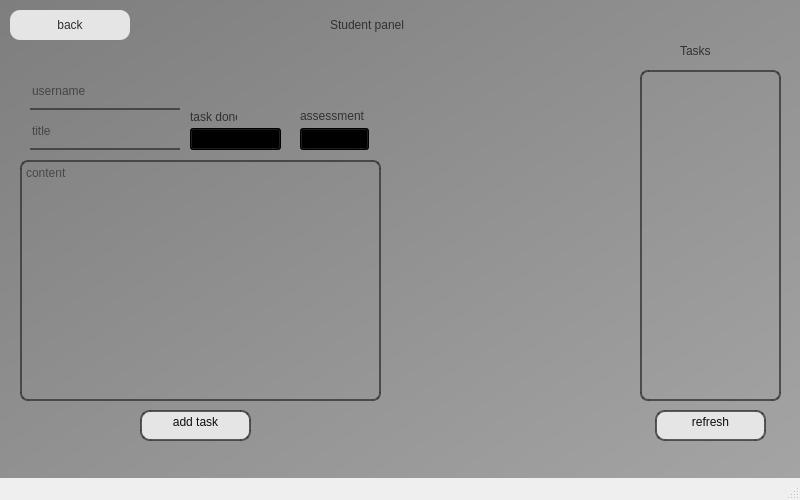
<?xml version="1.0" encoding="UTF-8"?>
<ui version="4.0">
 <class>MainWindow</class>
 <widget class="QMainWindow" name="MainWindow">
  <property name="geometry">
   <rect>
    <x>0</x>
    <y>0</y>
    <width>800</width>
    <height>500</height>
   </rect>
  </property>
  <property name="windowTitle">
   <string>MainWindow</string>
  </property>
  <widget class="QWidget" name="centralwidget">
   <widget class="QWidget" name="widget" native="true">
    <property name="geometry">
     <rect>
      <x>0</x>
      <y>0</y>
      <width>800</width>
      <height>500</height>
     </rect>
    </property>
    <property name="styleSheet">
     <string notr="true">background-color: qlineargradient(spread:pad, x1:0, y1:0, x2:1, y2:1, stop:0 rgba(126, 126, 126, 255), stop:1 rgba(165, 165, 165, 255));</string>
    </property>
    <widget class="QPushButton" name="addtaskbtn">
     <property name="geometry">
      <rect>
       <x>140</x>
       <y>410</y>
       <width>111</width>
       <height>31</height>
      </rect>
     </property>
     <property name="styleSheet">
      <string notr="true">QPushButton#addtaskbtn{
	font: 8pt &quot;MS Shell Dlg 2&quot;;	
	color: rgb(49, 49, 49);
	border: 2px solid rgba(53, 53, 53, 200);
	color: rgba(0, 0, 0, 240);
	padding-bottom: 7px;
	
	background-color: rgb(229, 229, 229);
	border-radius: 10px;
}
QPushButton#addtaskbtn:hover{
	font: 10pt &quot;MS Shell Dlg 2&quot;;	
	color: rgb(49, 49, 49);
}
QPushButton#addtaskbtn:pressed{
	font: 6pt &quot;MS Shell Dlg 2&quot;;	
	color: rgb(49, 49, 49);
}</string>
     </property>
     <property name="text">
      <string>add task</string>
     </property>
    </widget>
    <widget class="QLabel" name="adminlabel">
     <property name="geometry">
      <rect>
       <x>330</x>
       <y>10</y>
       <width>151</width>
       <height>30</height>
      </rect>
     </property>
     <property name="styleSheet">
      <string notr="true">color: rgb(49, 49, 49);
font: 18pt &quot;MS Shell Dlg 2&quot;;
background-color: None
</string>
     </property>
     <property name="text">
      <string>Student panel</string>
     </property>
    </widget>
    <widget class="QPushButton" name="backbtn">
     <property name="geometry">
      <rect>
       <x>10</x>
       <y>10</y>
       <width>120</width>
       <height>30</height>
      </rect>
     </property>
     <property name="styleSheet">
      <string notr="true">QPushButton#backbtn{
	font: 10pt &quot;MS Shell Dlg 2&quot;;	
	color: rgb(49, 49, 49);
	
	background-color: rgb(229, 229, 229);
	border-radius: 10px;
}
QPushButton#backbtn:hover{
	font: 12pt &quot;MS Shell Dlg 2&quot;;	
	color: rgb(49, 49, 49);
}
QPushButton#backbtn:pressed{
	font: 6pt &quot;MS Shell Dlg 2&quot;;	
	color: rgb(49, 49, 49);
}</string>
     </property>
     <property name="text">
      <string>back</string>
     </property>
    </widget>
    <widget class="QLabel" name="errortext">
     <property name="geometry">
      <rect>
       <x>320</x>
       <y>270</y>
       <width>151</width>
       <height>16</height>
      </rect>
     </property>
     <property name="styleSheet">
      <string notr="true">color: rgb(204, 6, 0);
background-color: None
</string>
     </property>
     <property name="text">
      <string/>
     </property>
    </widget>
    <widget class="QLineEdit" name="titletxt">
     <property name="geometry">
      <rect>
       <x>30</x>
       <y>120</y>
       <width>150</width>
       <height>30</height>
      </rect>
     </property>
     <property name="styleSheet">
      <string notr="true">background-color: rgba(0, 0, 0, 0);
border:none;
border-bottom: 2px solid rgba(53, 53, 53, 200);
color: rgba(0, 0, 0, 240);
padding-bottom: 7px;

</string>
     </property>
     <property name="placeholderText">
      <string>title</string>
     </property>
    </widget>
    <widget class="QTextEdit" name="contenttxt">
     <property name="geometry">
      <rect>
       <x>20</x>
       <y>160</y>
       <width>361</width>
       <height>241</height>
      </rect>
     </property>
     <property name="styleSheet">
      <string notr="true">background-color: rgba(0, 0, 0, 0);
border-radius: 8px;
border:none;
border: 2px solid rgba(53, 53, 53, 200);
color: rgba(0, 0, 0, 240);
padding-bottom: 7px;</string>
     </property>
     <property name="placeholderText">
      <string>content</string>
     </property>
    </widget>
    <widget class="QListWidget" name="taskslist">
     <property name="geometry">
      <rect>
       <x>640</x>
       <y>70</y>
       <width>141</width>
       <height>331</height>
      </rect>
     </property>
     <property name="styleSheet">
      <string notr="true">background-color: rgba(0, 0, 0, 0);
border-radius: 8px;
border:none;
border: 2px solid rgba(53, 53, 53, 200);
color: rgba(0, 0, 0, 240);
padding-bottom: 7px;</string>
     </property>
    </widget>
    <widget class="QPushButton" name="taskrefreshbtn">
     <property name="geometry">
      <rect>
       <x>655</x>
       <y>410</y>
       <width>111</width>
       <height>31</height>
      </rect>
     </property>
     <property name="styleSheet">
      <string notr="true">QPushButton#taskrefreshbtn{
	font: 8pt &quot;MS Shell Dlg 2&quot;;	
	color: rgb(49, 49, 49);
	border: 2px solid rgba(53, 53, 53, 200);
	color: rgba(0, 0, 0, 240);
	padding-bottom: 7px;
	
	background-color: rgb(229, 229, 229);
	border-radius: 10px;
}
QPushButton#taskrefreshbtn:hover{
	font: 10pt &quot;MS Shell Dlg 2&quot;;	
	color: rgb(49, 49, 49);
}
QPushButton#taskrefreshbtn:pressed{
	font: 6pt &quot;MS Shell Dlg 2&quot;;	
	color: rgb(49, 49, 49);
}</string>
     </property>
     <property name="text">
      <string>refresh</string>
     </property>
    </widget>
    <widget class="QLabel" name="label_2">
     <property name="geometry">
      <rect>
       <x>680</x>
       <y>40</y>
       <width>41</width>
       <height>21</height>
      </rect>
     </property>
     <property name="styleSheet">
      <string notr="true">color: rgb(49, 49, 49);
font: 12pt &quot;MS Shell Dlg 2&quot;;
background-color: None</string>
     </property>
     <property name="text">
      <string>Tasks</string>
     </property>
    </widget>
    <widget class="QComboBox" name="taskdone">
     <property name="geometry">
      <rect>
       <x>190</x>
       <y>128</y>
       <width>91</width>
       <height>22</height>
      </rect>
     </property>
     <item>
      <property name="text">
       <string>yes</string>
      </property>
     </item>
     <item>
      <property name="text">
       <string>no</string>
      </property>
     </item>
    </widget>
    <widget class="QComboBox" name="assessment">
     <property name="geometry">
      <rect>
       <x>300</x>
       <y>128</y>
       <width>69</width>
       <height>22</height>
      </rect>
     </property>
     <item>
      <property name="text">
       <string>2</string>
      </property>
     </item>
     <item>
      <property name="text">
       <string>3</string>
      </property>
     </item>
     <item>
      <property name="text">
       <string>4</string>
      </property>
     </item>
     <item>
      <property name="text">
       <string>5</string>
      </property>
     </item>
    </widget>
    <widget class="QLabel" name="label">
     <property name="geometry">
      <rect>
       <x>190</x>
       <y>110</y>
       <width>47</width>
       <height>13</height>
      </rect>
     </property>
     <property name="styleSheet">
      <string notr="true">color: rgb(49, 49, 49);
font: 8pt &quot;MS Shell Dlg 2&quot;;
background-color: None</string>
     </property>
     <property name="text">
      <string>task done</string>
     </property>
    </widget>
    <widget class="QLabel" name="label_3">
     <property name="geometry">
      <rect>
       <x>300</x>
       <y>108</y>
       <width>71</width>
       <height>16</height>
      </rect>
     </property>
     <property name="styleSheet">
      <string notr="true">color: rgb(49, 49, 49);
font: 8pt &quot;MS Shell Dlg 2&quot;;
background-color: None</string>
     </property>
     <property name="text">
      <string>assessment</string>
     </property>
    </widget>
    <widget class="QLineEdit" name="username">
     <property name="geometry">
      <rect>
       <x>30</x>
       <y>80</y>
       <width>150</width>
       <height>30</height>
      </rect>
     </property>
     <property name="styleSheet">
      <string notr="true">background-color: rgba(0, 0, 0, 0);
border:none;
border-bottom: 2px solid rgba(53, 53, 53, 200);
color: rgba(0, 0, 0, 240);
padding-bottom: 7px;

</string>
     </property>
     <property name="placeholderText">
      <string>username</string>
     </property>
    </widget>
   </widget>
  </widget>
  <widget class="QMenuBar" name="menubar">
   <property name="geometry">
    <rect>
     <x>0</x>
     <y>0</y>
     <width>800</width>
     <height>21</height>
    </rect>
   </property>
  </widget>
  <widget class="QStatusBar" name="statusbar"/>
 </widget>
 <resources/>
 <connections/>
</ui>
